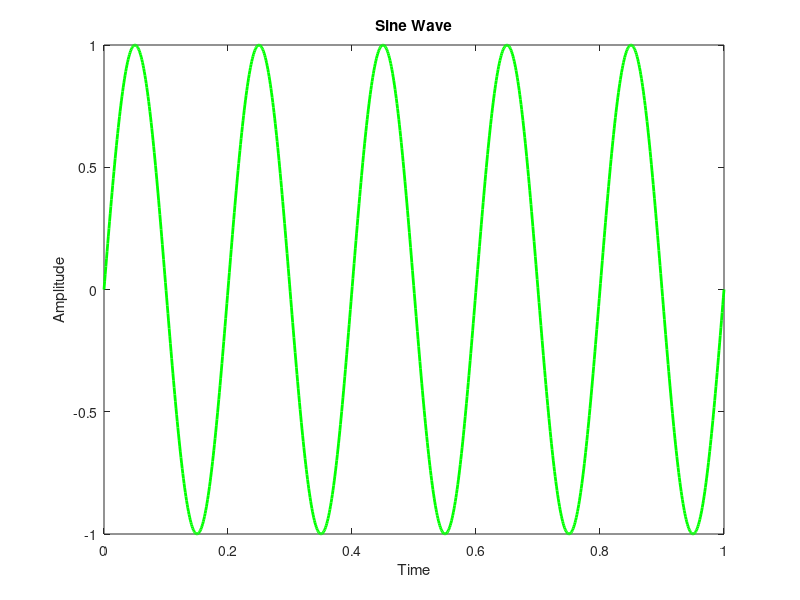

Recreate this plot in MATLAB.
clc;
clear all;
close all;

f=5;
a=2;
t=linspace(0, 1, 1000);
y=sin(2*pi*f*t);
plot(t, y, "g", "LineWidth",2);
title("Sine Wave");
xlabel("Time");
ylabel("Amplitude");
